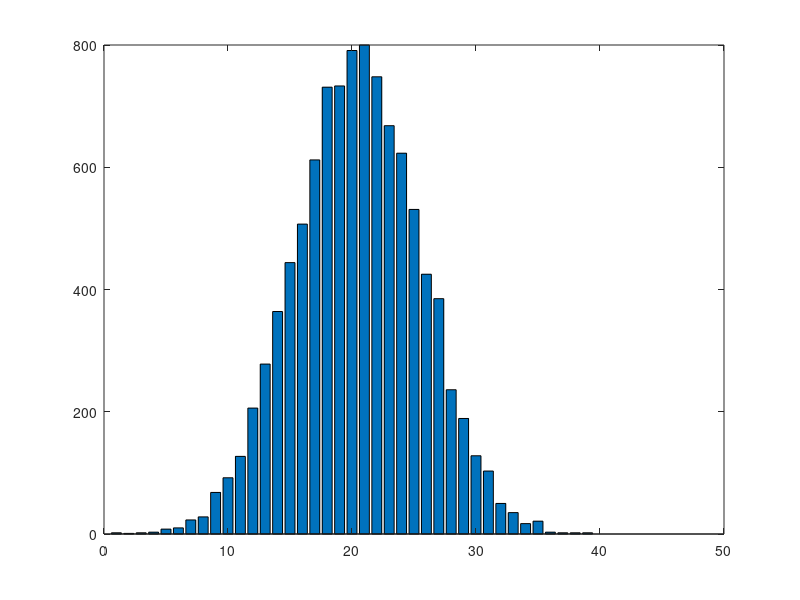

Source code (MATLAB):
clear all

n = 10000;
nsubi = 40;

tic

s = linspace(-4,4,nsubi+1);
y = zeros(1,nsubi);

for i = 1:n
    x1(i) = rand();
    x2(i) = rand();
    x(i) = sqrt(-2*log(x1(i)))*cos(2*pi*x2(i));
    for j = 1:nsubi
        if(x(i)>s(j) && x(i)<=s(j+1))
            y(j) += 1;
        end
    end
end

mean = 1/n*sum(x);
for i = 1:n
    X(i) = (x(i)-mean)^2;
end
var = 1/(n-1)*sum(X);

toc

bar(y);

fprintf('mean    : %-10.6f\n',mean);
fprintf('variance: %-10.6f\n',var);
        
